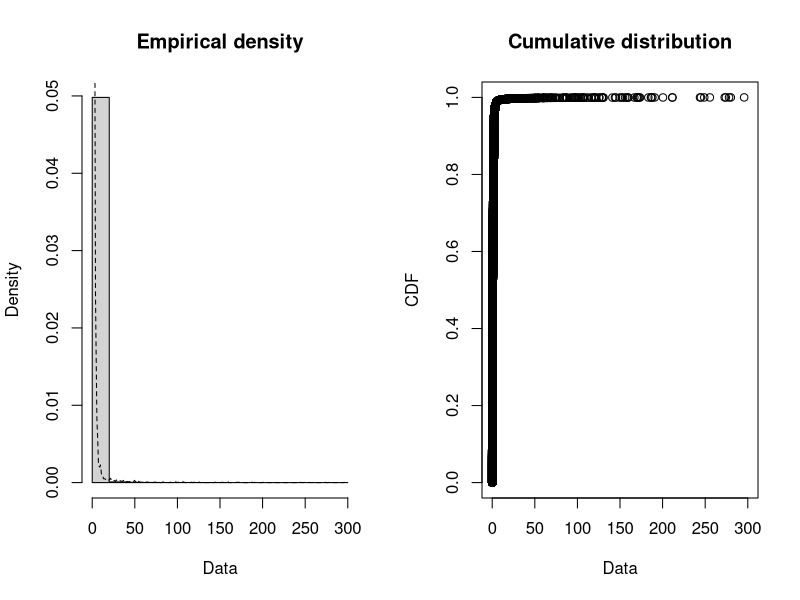
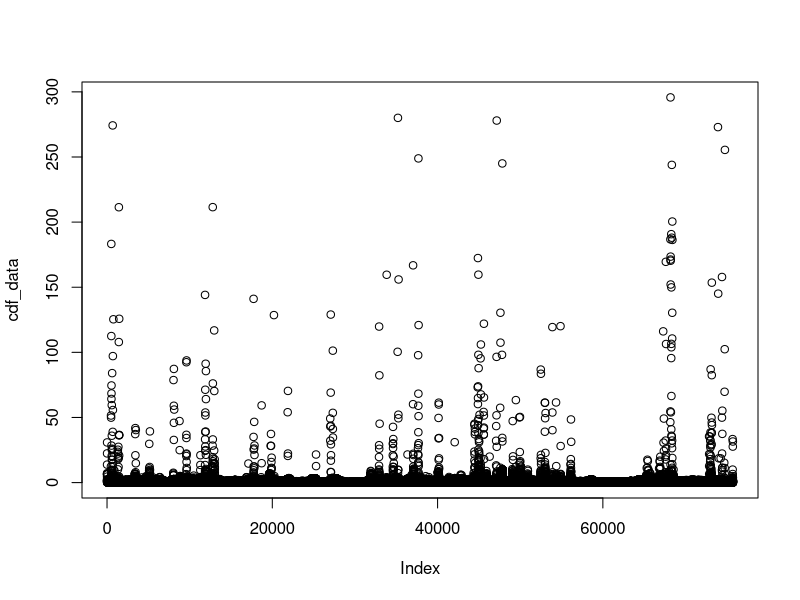
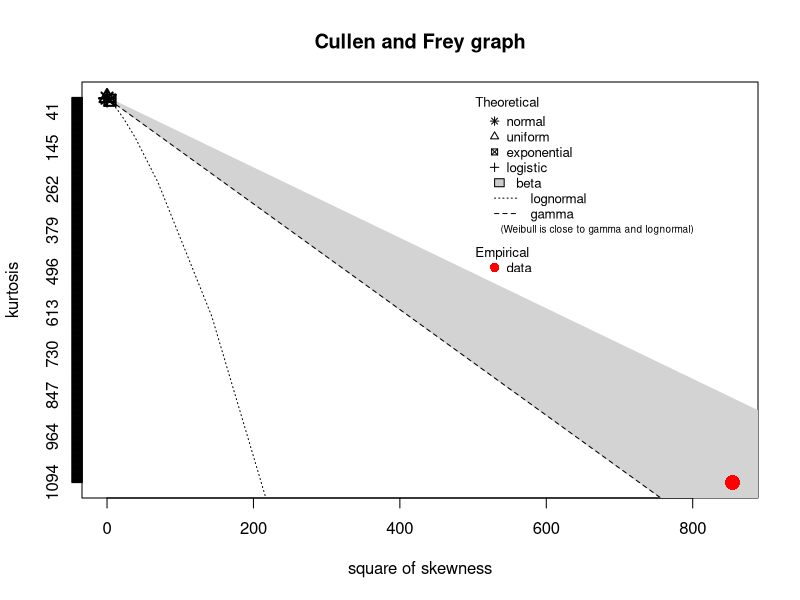

Recreate these plots in R, in order.
cdf_data = read.table("interarrivals.txt", header=FALSE)
cdf_data <- as.numeric(unlist(cdf_data))
library("fitdistrplus")
plotdist(cdf_data, histo=TRUE, demp=TRUE)
plot(cdf_data)
descdist(cdf_data)
